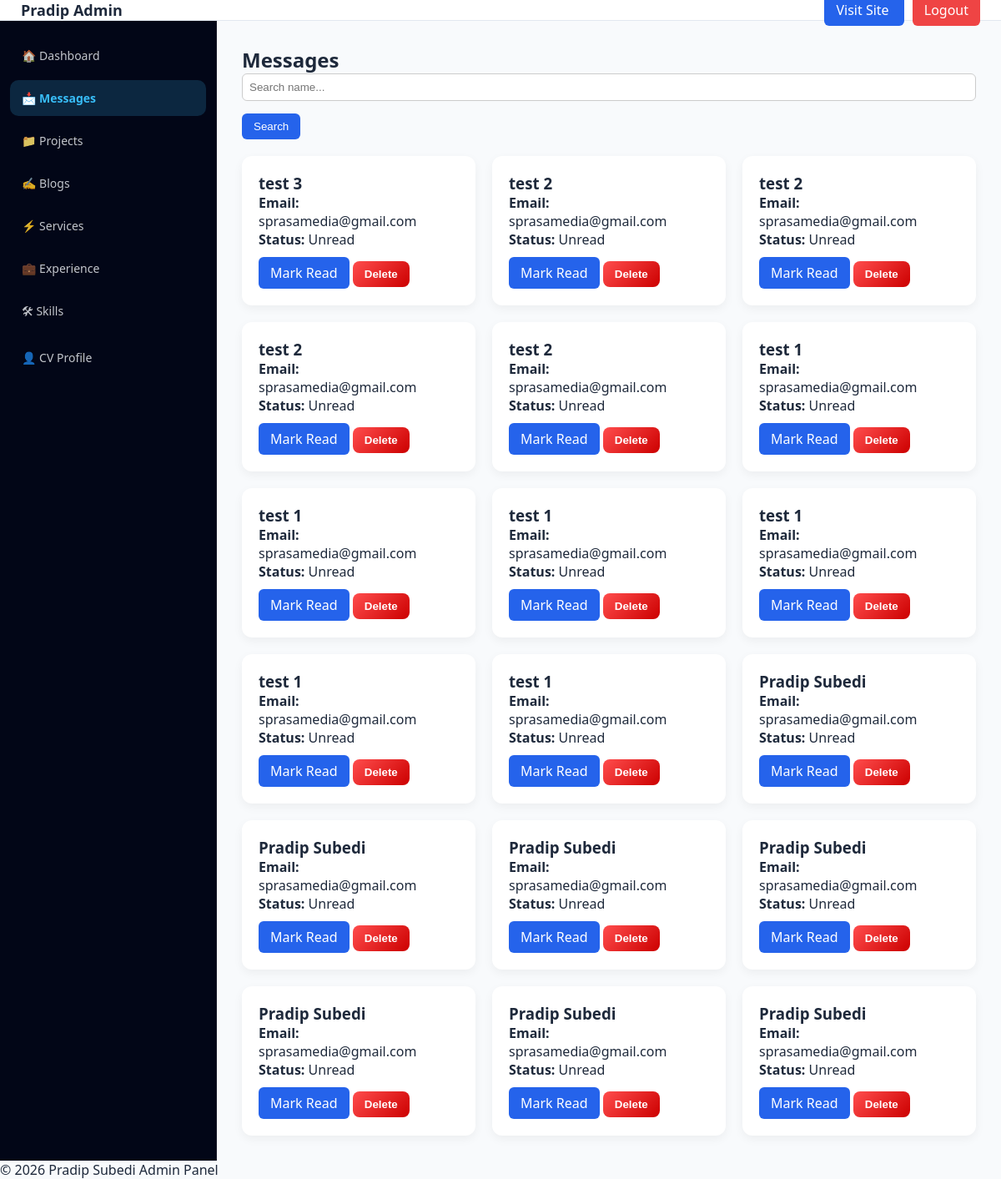
Page /admin/messages/index2.php (signed in) on the committed database.
### tables this page shows
CREATE TABLE `messages` (
  `id` int(11) NOT NULL,
  `name` varchar(100) DEFAULT NULL,
  `email` varchar(100) DEFAULT NULL,
  `message` text DEFAULT NULL,
  `created_at` timestamp NOT NULL DEFAULT current_timestamp()
);

### admin/messages/index2.php (the view, shortened to what this page needs)
<?php
require_once __DIR__ . '/../../includes/config.php';
$search = $_GET['search'] ?? '';
$searchParam = "%$search%";
$stmt = $conn->prepare("SELECT * FROM messages WHERE name LIKE ? ORDER BY id DESC");
$stmt->bind_param("s", $searchParam);
$stmt->execute();
$result = $stmt->get_result();
include '../layout/header.php';
?>
<section class="admin-page">
<h1>Messages</h1>
<form method="GET" style="margin-bottom:20px;">
    <input type="text"
           name="search"
           placeholder="Search name..."
           value="<?= htmlspecialchars($search) ?>"
           style="padding:8px; border-radius:6px; border:1px solid #ccc;">
    <button class="btn">Search</button>
</form>
<div class="grid">
<?php while($row = $result->fetch_assoc()): ?>
    <div class="card <?= ($row['status'] ?? '') == 'read' ? 'read-card' : '' ?>">
        <h3><?= htmlspecialchars($row['name']) ?></h3>
        <p><strong>Email:</strong> <?= htmlspecialchars($row['email']) ?></p>
        <p>
            <strong>Status:</strong>
            <?php if(($row['status'] ?? '') == 'read'): ?>
                <span class="badge badge-read">Read</span>
            <?php else: ?>
                <span class="badge badge-unread">Unread</span>
            <?php endif; ?>
        </p>
        <div style="margin-top:10px;">
            <?php if(($row['status'] ?? '') != 'read'): ?>
                <a href="?read=<?= $row['id'] ?>" class="btn">
                    Mark Read
                </a>
            <?php endif; ?>
            <form method="POST" style="display:inline;">
                <button type="button"
                        class="btn-danger delete-btn">
                    Delete
                </button>
            </form>
        </div>
    </div>
<?php endwhile; ?>
</div>
</section>
<?php include '../layout/footer.php'; ?>

### admin/assets/admin.css (style rules this page uses)
* { margin: 0; padding: 0; box-sizing: border-box; }
body { font-family: "Segoe UI", sans-serif; background: #f8fafc; color: #1e293b; }
.grid { display: grid; grid-template-columns: repeat(auto-fit, minmax(260px, 1fr)); gap: 20px; }
.card { background: white; padding: 20px; border-radius: 12px; box-shadow: 0 4px 12px rgba(0,0,0,0.05); transition: 0.2s; }
.btn { display: inline-block; background: #2563eb; color: white; padding: 8px 14px; border-radius: 6px; text-decoration: none; border: none; cursor: pointer; }
.btn-danger { background: #ef4444; color: white; padding: 8px 14px; border-radius: 6px; border: none; cursor: pointer; }
form input, form textarea { width: 100%; padding: 10px; border-radius: 8px; border: 1px solid #e2e8f0; margin-bottom: 15px; }
.delete-btn { background: linear-gradient(135deg, #ff4d4d, #cc0000); color: white; border: none; padding: 8px 14px; border-radius: 8px; cursor: pointer; transition: all 0.3s ease; font-weight: 600; }

### rows in the picture
messages: name "test 3", email "sprasamedia@gmail.com"
messages: name "test 2", email "sprasamedia@gmail.com"
messages: name "test 2", email "sprasamedia@gmail.com"
messages: name "test 2", email "sprasamedia@gmail.com"
messages: name "test 2", email "sprasamedia@gmail.com"
messages: name "test 1", email "sprasamedia@gmail.com"
messages: name "test 1", email "sprasamedia@gmail.com"
messages: name "test 1", email "sprasamedia@gmail.com"
messages: name "test 1", email "sprasamedia@gmail.com"
messages: name "test 1", email "sprasamedia@gmail.com"
messages: name "test 1", email "sprasamedia@gmail.com"
messages: name "Pradip Subedi", email "sprasamedia@gmail.com"
messages: name "Pradip Subedi", email "sprasamedia@gmail.com"
messages: name "Pradip Subedi", email "sprasamedia@gmail.com"
messages: name "Pradip Subedi", email "sprasamedia@gmail.com"
messages: name "Pradip Subedi", email "sprasamedia@gmail.com"
messages: name "Pradip Subedi", email "sprasamedia@gmail.com"
messages: name "Pradip Subedi", email "sprasamedia@gmail.com"
